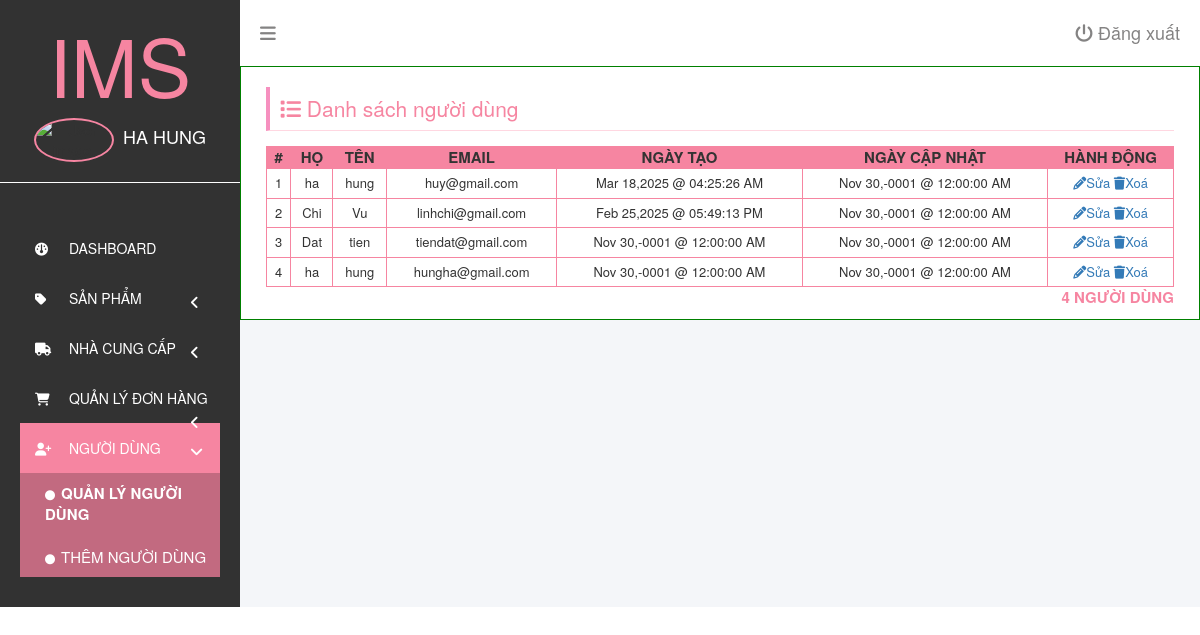
Page /users_view.php (signed in) on the committed database.
### tables this page shows
CREATE TABLE `users` (
  `id` int(11) NOT NULL,
  `first_name` varchar(50) NOT NULL,
  `last_name` varchar(50) NOT NULL,
  `password` varchar(300) NOT NULL,
  `email` varchar(50) NOT NULL,
  `created_at` datetime NOT NULL,
  `updated_at` datetime NOT NULL,
  `permissions` varchar(5000) DEFAULT NULL
);

### database/show.php (called while the page is built, shortened)
<?php
include('connection.php');
$table_name = $show_table;
$stmt = $conn->prepare("SELECT * FROM $table_name ORDER BY created_at DESC");
$stmt->execute();
return $stmt->fetchAll();

### users_view.php (the view, shortened to what this page needs)
<?php
$user = $_SESSION['user'];
$show_table = 'users';
$users = include('database/show.php');
$user_permission = $user['permissions'];
?>
<!DOCTYPE html>
<html lang="en">
<head>
    <link rel="stylesheet" href="css/user_add.css">
    <link rel="stylesheet" href="css/login.css">
    <link rel="stylesheet" href="https://cdnjs.cloudflare.com/ajax/libs/font-awesome/6.5.1/css/all.min.css">
    <link rel="stylesheet" href="https://cdnjs.cloudflare.com/ajax/libs/bootstrap3-dialog/1.35.4/css/bootstrap-dialog.min.css" />
</head>
<body>
    <div id="dashboardMainContainer">
        <?php include('partials/app_slidebar.php') ?>
        <div class="dashboard_content_container">
            <?php include('partials/app_topnav.php') ?>
            <div class="dashboard_content">
            <?php if(in_array('user_view',$user['permissions'])){?>
                <div class="dashboard_content_main">
                    <div class="row">
                        <div class="column column-12">
                            <h1 class="section_header"><i class="fa fa-list"></i> Danh sách người dùng</h1>
                            <div class="section_content">
                                <div class="users">
                                    <table>
                                        <thead>
                                            <tr>
                                                <th>#</th>
                                                <th>Họ</th>
                                                <th>Tên</th>
                                                <th>Email</th>
                                                <th>Ngày tạo</th>
                                                <th>Ngày cập nhật</th>
                                                <th>Hành động</th>
                                            </tr>
                                        </thead>
                                        <tbody>
                                            <?php
                                            foreach ($users as $index => $user) { ?>
                                                <tr>
                                                    <td><?= $index + 1 ?></td>
                                                    <td class="firstName"><?= $user['first_name'] ?></td>
                                                    <td class="LastName"><?= $user['last_name'] ?></td>
                                                    <td class="email"><?= $user['email'] ?></td>
                                                    <td><?= date('M d,Y @ h:i:s A', strtotime($user['created_at'])) ?></td>
                                                    <td><?= date('M d,Y @ h:i:s A', strtotime($user['updated_at'])) ?></td>
                                                    <td>
                                                        <a href="" class="<?= in_array('user_edit',$user_permission)? 'updateUser':'accessDeniedError' ?> "
                                                        data-userid="<?= $user['id'] ?>"><i class="fa fa-pencil"></i>Sửa</a>
                                                        <a href="" class="<?= in_array('user_delete',$user_permission)? 'deleteUser':'accessDeniedError' ?> "
                                                        data-userid="<?= $user['id'] ?>" data-fname="<?= $user['first_name'] ?>" data-lname="<?= $user['last_name'] ?>"><i class="fa fa-trash"></i>Xoá</a>
                                                    </td>
                                                </tr>
                                            <?php } ?>
                                        </tbody>
                                    </table>
                                    <p class="userCount"><?= count($users) ?> Người dùng</p>
                                </div>
                            </div>
                        </div>
                    </div>
                </div>
                <?php } else {?>
                    <div id="errorMessage">
                        Không được cho phép
                    </div>
                <?php } ?>
            </div>
        </div>
    </div>
    <link rel="stylesheet" href="https://maxcdn.bootstrapcdn.com/bootstrap/3.3.7/css/bootstrap.min.css">
    <link rel="stylesheet" href="https://maxcdn.bootstrapcdn.com/bootstrap/3.3.7/css/bootstrap-theme.min.css">
</body>
</html>

### partials/app_slidebar.php (shortened to what this page needs)
<?php
$user = $_SESSION['user'];
?>
<div class="dashboard_sidebar" id="dashboard_sidebar">
    <h3 class="dashboard_logo" id="dashboard_logo">IMS</h3>
    <div class="dashboard_sidebar_user">
        <img src="images\user\DSCF1892.jpg" alt="User image." id="userImage" />
        <span><?= $user['first_name'] . ' ' . $user['last_name'] ?></span>
    </div>
    <div class="dashboard_sidebar_menus">
        <ul class="dashboard_menu_lists">
            <li class="liMainMenu">
                <a href="./dashboard.php"><i class="fas fa-dashboard"></i><span class="menuText"> Dashboard</span></a>
            </li>
            <li class="liMainMenu">
                <a href="javascript:void(0);" class="showHideSubMenu">
                    <i class="fas fa-tag showHideSubMenu"></i>
                    <span class="menuText showHideSubMenu"> Sản Phẩm </span>
                    <i class="fas fa-angle-left mainMenuIconArrow showHideSubMenu"></i>
                </a>
            </li>
            <li class="liMainMenu">
                <a href="javascript:void(0);" class="showHideSubMenu">
                    <i class="fas fa-truck showHideSubMenu"></i>
                    <span class="menuText showHideSubMenu"> Nhà Cung Cấp </span>
                    <i class="fas fa-angle-left mainMenuIconArrow showHideSubMenu"></i>
                </a>
            </li>
            <li class="liMainMenu">
                <a href="javascript:void(0);" class="showHideSubMenu">
                    <i class="fas fa-shopping-cart showHideSubMenu"></i>
                    <span class="menuText showHideSubMenu">Quản Lý Đơn Hàng</span>
                    <i class="fas fa-angle-left mainMenuIconArrow showHideSubMenu"></i>
                </a>
            </li>
            <li class="liMainMenu showHideSubMenu">
                <a href="javascript:void(0);" class="showHideSubMenu">
                    <i class="fas fa-user-plus showHideSubMenu"></i>
                    <span class="menuText showHideSubMenu"> Người Dùng </span>
                    <i class="fas fa-angle-left mainMenuIconArrow showHideSubMenu"></i>
                </a>
                <ul class="subMenus" id="user">
                    <li><a class="subMenuLink" href="./users_view.php"><i class="fas fa-circle"></i>Quản Lý Người Dùng</a></li>
                    <li><a class="subMenuLink" href="./user_add.php"><i class="fas fa-circle"></i>Thêm Người Dùng</a></li>
                </ul>
            </li>
        </ul>
    </div>
</div>

### css/user_add.css (style rules this page uses)
div.row { display: flex; flex-direction: row; flex-wrap: wrap; width: 100%; }
div.column { width: 100%; padding: 0px 10px; }
h1.section_header { font-size: 21px; color: #f685a1; border-bottom: 1px solid #ffd7e1; padding-bottom: 11px; padding: 10px; border-left: 4px solid #f690bf; margin-bottom: 15px; }
table, th, td { border: 1px solid #f685a1; border-collapse: collapse; }
table { width: 100%; }
table th { font-size: 15px; text-transform: uppercase; text-align: center; background: #f685a1; }
table td { font-size: 13px; text-align: center; padding: 5px; }
p.userCount { text-align: right; font-weight: bold; text-transform: uppercase; font-size: 15px; color: #f685a1; }

### css/login.css (style rules this page uses)
*, *::before, *::after { box-sizing: border-box }
body, h1, h2, h3, h4, p, figure, blockquote, dl, dd { margin: 0 }
body { min-height: 100vh; text-rendering: optimizeSpeed; line-height: 1.5 }
a:not([class]) { text-decoration-skip-ink: auto }
img, picture { max-width: 100%; display: block }
#dashboardMainContainer { display: flex; flex-direction: row; }
div.dashboard_sidebar { width: 20%; background: #323232; }
div.dashboard_content_container { width: 80%; background: #f4f6f9; }
h3.dashboard_logo { color: #f685a1; font-size: 80px; text-align: center; }
div.dashboard_sidebar_user { text-align: center; position: relative; padding-bottom: 20px; border-bottom: 1px solid #fff; }
div.dashboard_sidebar_user img { width: 80px; display: inline-block; border-radius: 50%; border: 2px solid #f685a2; margin-right: 5px; vertical-align: middle; }
div.dashboard_sidebar_user span { top: 20%; font-size: 18px; text-transform: uppercase; color: #fff; display: inline-block; }
ul.dashboard_menu_lists { padding: 20px; margin-top: 20px; list-style: none; }
ul.dashboard_menu_lists li.liMainMenu { padding-top: 15px; text-transform: uppercase; }
ul.dashboard_menu_lists li.liMainMenu a { text-decoration: none; color: #fff; display: block; font-size: 14px; padding: 0px 15px; padding-bottom: 15px; padding-right: 0px; }
ul.dashboard_menu_lists li.liMainMenu a i { font-size: 13px; width: 30px; }
div.dashboard_content_main { background: #fff; height: 100%; border: 1px solid green; padding-left: 30px; }
ul.subMenus { list-style: none; background: #c26a80; padding: unset; display: none; }
a.subMenuLink { padding-top: 10px !important; padding-left: 25px !important; padding-bottom: 10px !important; text-decoration: none; font-size: 15px !important; }
a.subMenuLink i { font-size: 10px !important; width: 16px !important; }
i.mainMenuIconArrow { float: right; font-size: 15px !important; margin-top: 7px; ; }
.subMenuActive { font-weight: bold; }

### rows in the picture
users: first_name "HA", last_name "HUNG", first_name "ha", last_name "hung", email "huy@gmail.com", created_at "Mar 18,2025 @ 04:25:26 AM", updated_at "Nov 30,-0001 @ 12:00:00 AM"
users: first_name "Chi", last_name "Vu", email "linhchi@gmail.com", created_at "Feb 25,2025 @ 05:49:13 PM", updated_at "Nov 30,-0001 @ 12:00:00 AM"
users: first_name "Dat", last_name "tien", email "tiendat@gmail.com", created_at "Nov 30,-0001 @ 12:00:00 AM", updated_at "Nov 30,-0001 @ 12:00:00 AM"
users: first_name "ha", last_name "hung", email "hungha@gmail.com", created_at "Nov 30,-0001 @ 12:00:00 AM", updated_at "Nov 30,-0001 @ 12:00:00 AM"

### other values in the picture
count($users) "4"
